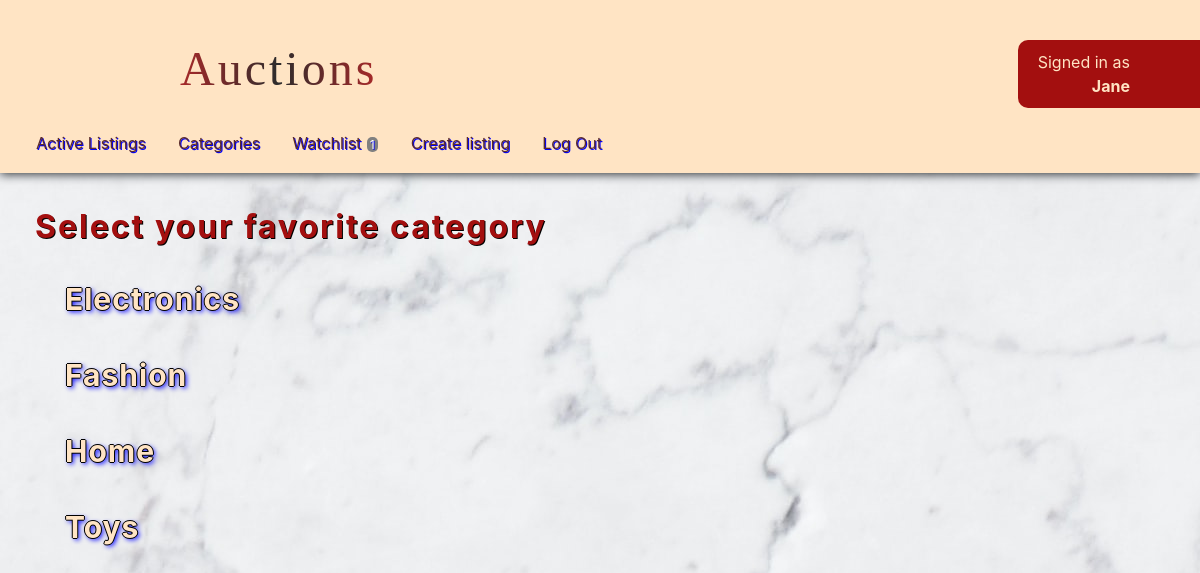
Page /categories (signed in) on the committed database.
### auctions/models.py (models this page shows, shortened)
class User(AbstractUser):
    pass

class Category(models.Model):
    category = models.CharField(max_length=32)
    class Meta:
        ordering = ["category"]

### auctions/views.py (the view)
# urls.py: path("categories", views.categories, name="categories"),
def categories(request):
    user = request.user
    count = util.watchlist_count(user)
    categories = Category.objects.all()
    return render(request, "auctions/categories.html", {
        "count": count,
        "categories": categories
    })

### auctions/util.py (called while the page is built)
def watchlist_count(user):
    user_check = User.objects.filter(username=user)
    if user_check.exists():
        user = User.objects.get(username=user)
        user_id = int(user.id)
        instance = Watcher.objects.filter(user_id=user_id)
        if instance.exists():
            watcher = Watcher.objects.get(user_id=user_id)
            count = watcher.listings.filter(status=True).count()
            return count
        else:
            return None
    return None

### auctions/templates/auctions/categories.html (shortened to what this page needs)
{% extends "auctions/layout.html" %} {% block body %}
<div class="sub-body">
  <h2>Select your favorite category</h2>
  {% for category in categories %}
  <div class="category">
    <a href="category/{{ category.id }}">
      <h3>{{ category.category }}</h3>
    </a>
  </div>
  {% endfor %} {% endblock %}

### auctions/templates/auctions/layout.html (shortened to what this page needs)
{% load static %}
<!DOCTYPE html>
<html lang="en">
  <head>
    <link
      rel="stylesheet"
      href="https://stackpath.bootstrapcdn.com/bootstrap/4.4.1/css/bootstrap.min.css"
    />
    <link href="{% static 'auctions/styles.css' %}" rel="stylesheet" />
  </head>
  <body>
    <div class="nav_div">
      <div class="signed_div">
        <div class="frame_div">
          <iframe
            src="https://giphy.com/embed/XgfBSOF9E3YrBCOkO6"
            frameborder="0"
            class="giphy-embed"
          ></iframe>
        </div>
        <h1>Auctions</h1>
        <div class="user-div">
          {% if user.is_authenticated %} Signed in as
          <strong>{{ user.username }}</strong>
          {% else %} Not signed in.
          {% endif %}
        </div>
      </div>
    </div>
    <div class="nav">
      <li class="nav-item">
        <a class="nav-link" href="{% url 'index' %}">Active Listings</a>
      </li>
      {% if user.is_authenticated %}
      <li class="nav-item">
        <a class="nav-link" href="{% url 'categories' %}">Categories</a>
      </li>
      <li class="nav-item">
        <a class="nav-link" href="{% url 'watchlist' %}"
          >Watchlist {% if count %}
          <span class="watchlist_span">{{ count }}</span>
          {% endif %}
        </a>
      </li>
      <li class="nav-item">
        <a class="nav-link" href="{% url 'createlisting' %}">Create listing</a>
      </li>
      <li class="nav-item">
        <a class="nav-link" href="{% url 'logout' %}">Log Out</a>
      </li>
      {% endif %}
    </div>
    {% block body %} {% endblock %}
  </body>
</html>

### auctions/static/auctions/styles.css (style rules this page uses)
body { background: url("bg.jpg") repeat right top; background-attachment: fixed; }
a { text-decoration: none; }
h1 { margin: 30px 150px 0; font-family: "Cinzel Decorative", cursive; font-size: 3em; letter-spacing: 3px; background: linear-gradient( to right, rgb(167, 41, 41), rgb(45, 44, 44), rgb(167, 41, 41) ); -webkit-background-clip: text; -webkit-text-fill-color: transparent; }
h2 { color: rgb(163, 15, 15); margin-bottom: 15px; font-weight: bold; display: inline-block; text-shadow: 1px 1px black; letter-spacing: 2px; }
h3 { display: inline-block; margin-bottom: 20px; font-size: 30px; font-weight: bold; color: bisque; text-shadow: -1px 0px black, 1px 0px black, 0px 1px black, 0px -1px black, 2px 2px 5px blue; transition: font-size 1s; transition-timing-function: ease-out; text-decoration: none; letter-spacing: 1px; }
.giphy-embed { width: 200%; height: 200%; position: absolute; }
.frame_div { width: 5%; height: 0; padding-bottom: 3%; position: absolute; }
.nav { padding: 10px 20px; background-color: bisque; box-shadow: 0 1px 10px; position: sticky; top: 0; z-index: 1; }
.nav_div { padding: 10px 30px 0px; background-color: bisque; position: relative; z-index: 2; }
.user-div { display: flex; float: right; flex-direction: column; text-align: end; justify-content: center; align-content: center; background-color: rgb(163, 15, 15); margin: 30px -30px 5px 0; padding: 10px 70px 10px 20px; border-top-left-radius: 10px; border-bottom-left-radius: 10px; color: bisque; }
.signed_div { display: flex; justify-content: space-between; align-content: stretch; }
.nav-link { color: rgb(91, 44, 44); text-shadow: 1px 1px blue; transition: 1s; }
.sub-body { padding: 35px; position: relative; z-index: 0; }
.category { margin: 20px 30px; }
.watchlist_span { background-color: gray; color: white; padding: 0px 3px; margin: 1px; border-radius: 5px; font-size: 12px; }

### rows in the picture
User: username "Jane"
Category: category "Electronics"
Category: category "Fashion"
Category: category "Home"
Category: category "Toys"

### other values in the picture
{{ count }} "1"
